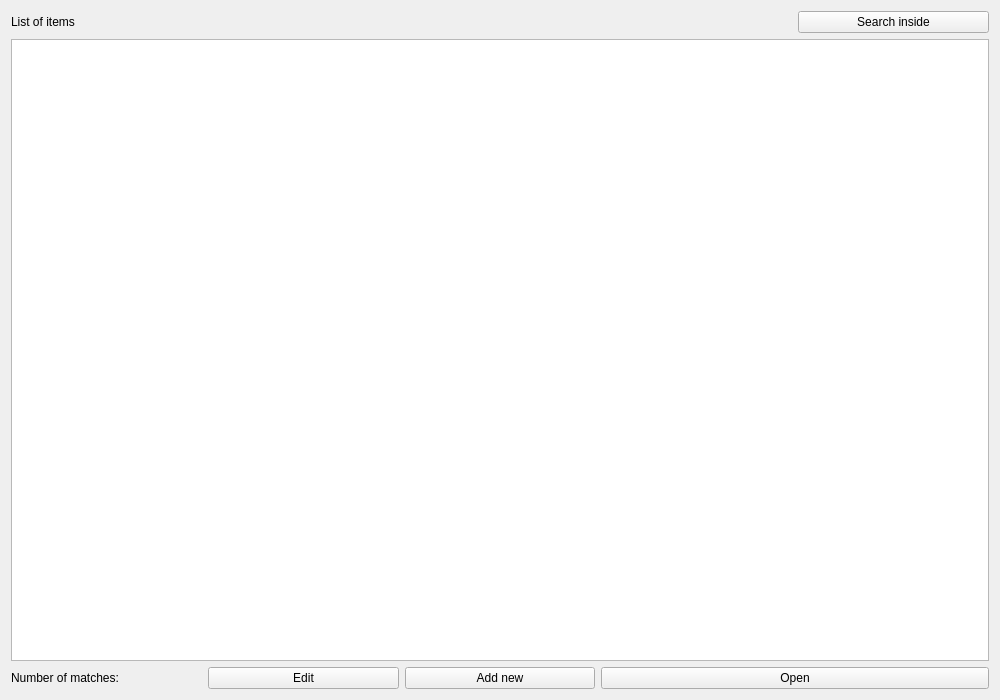
<?xml version="1.0" encoding="UTF-8"?>
<ui version="4.0">
 <class>ShowListWidget</class>
 <widget class="QWidget" name="ShowListWidget">
  <property name="geometry">
   <rect>
    <x>0</x>
    <y>0</y>
    <width>1000</width>
    <height>700</height>
   </rect>
  </property>
  <property name="windowTitle">
   <string>Form</string>
  </property>
  <layout class="QGridLayout" name="gridLayout">
   <item row="0" column="0" colspan="4">
    <widget class="QLabel" name="title">
     <property name="styleSheet">
      <string notr="true">font: 14pt &quot;MS Shell Dlg 2&quot;;</string>
     </property>
     <property name="text">
      <string>List of items</string>
     </property>
    </widget>
   </item>
   <item row="0" column="4">
    <widget class="QPushButton" name="searchButton">
     <property name="text">
      <string>Search inside</string>
     </property>
    </widget>
   </item>
   <item row="1" column="0" colspan="5">
    <widget class="MyTableView" name="tableView">
     <property name="editTriggers">
      <set>QAbstractItemView::NoEditTriggers</set>
     </property>
     <property name="selectionMode">
      <enum>QAbstractItemView::SingleSelection</enum>
     </property>
     <property name="selectionBehavior">
      <enum>QAbstractItemView::SelectRows</enum>
     </property>
     <property name="sortingEnabled">
      <bool>true</bool>
     </property>
     <attribute name="verticalHeaderVisible">
      <bool>false</bool>
     </attribute>
    </widget>
   </item>
   <item row="2" column="3" colspan="2">
    <widget class="QPushButton" name="openButton">
     <property name="text">
      <string>Open</string>
     </property>
     <property name="shortcut">
      <string>Return</string>
     </property>
    </widget>
   </item>
   <item row="2" column="2">
    <widget class="QPushButton" name="addNewItem">
     <property name="text">
      <string>Add new</string>
     </property>
    </widget>
   </item>
   <item row="2" column="1">
    <widget class="QPushButton" name="editButton">
     <property name="text">
      <string>Edit</string>
     </property>
    </widget>
   </item>
   <item row="2" column="0">
    <widget class="QLabel" name="nbrMatches">
     <property name="text">
      <string>Number of matches:</string>
     </property>
    </widget>
   </item>
  </layout>
 </widget>
 <customwidgets>
  <customwidget>
   <class>MyTableView</class>
   <extends>QTableView</extends>
   <header>CustomWidgets/mytableview.h</header>
  </customwidget>
 </customwidgets>
 <resources/>
 <connections/>
</ui>
